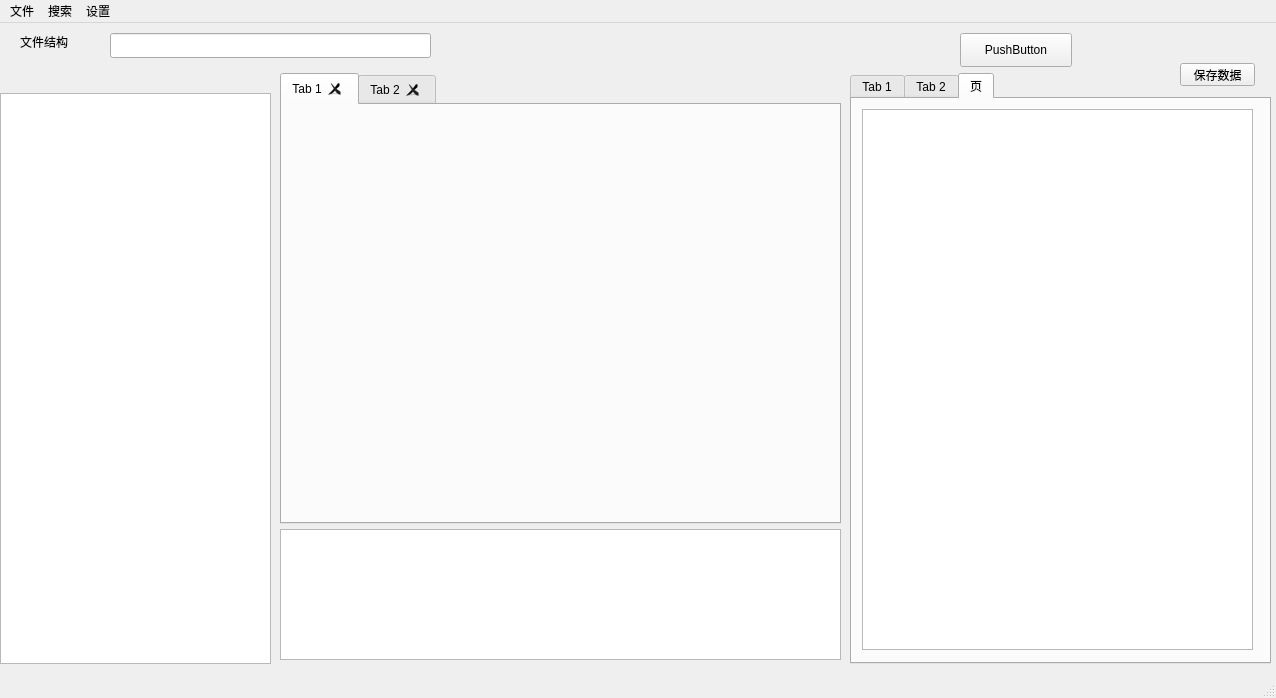
<?xml version="1.0" encoding="UTF-8"?>
<ui version="4.0">
 <class>MainWindow</class>
 <widget class="QMainWindow" name="MainWindow">
  <property name="geometry">
   <rect>
    <x>0</x>
    <y>0</y>
    <width>1276</width>
    <height>698</height>
   </rect>
  </property>
  <property name="windowTitle">
   <string>MainWindow</string>
  </property>
  <widget class="QWidget" name="centralwidget">
   <widget class="QTreeView" name="fileArch">
    <property name="geometry">
     <rect>
      <x>0</x>
      <y>70</y>
      <width>271</width>
      <height>571</height>
     </rect>
    </property>
   </widget>
   <widget class="QLabel" name="labelone">
    <property name="geometry">
     <rect>
      <x>20</x>
      <y>10</y>
      <width>81</width>
      <height>18</height>
     </rect>
    </property>
    <property name="text">
     <string>文件结构</string>
    </property>
   </widget>
   <widget class="QLineEdit" name="lineEditCode">
    <property name="geometry">
     <rect>
      <x>110</x>
      <y>10</y>
      <width>321</width>
      <height>25</height>
     </rect>
    </property>
   </widget>
   <widget class="QPushButton" name="insertButton">
    <property name="geometry">
     <rect>
      <x>960</x>
      <y>10</y>
      <width>112</width>
      <height>34</height>
     </rect>
    </property>
    <property name="text">
     <string>PushButton</string>
    </property>
   </widget>
   <widget class="QTabWidget" name="tabWidget">
    <property name="geometry">
     <rect>
      <x>280</x>
      <y>50</y>
      <width>561</width>
      <height>451</height>
     </rect>
    </property>
    <property name="currentIndex">
     <number>0</number>
    </property>
    <property name="tabsClosable">
     <bool>true</bool>
    </property>
    <widget class="QWidget" name="tab">
     <attribute name="title">
      <string>Tab 1</string>
     </attribute>
    </widget>
    <widget class="QWidget" name="tab_2">
     <attribute name="title">
      <string>Tab 2</string>
     </attribute>
    </widget>
   </widget>
   <widget class="QPlainTextEdit" name="plainTextEdit">
    <property name="geometry">
     <rect>
      <x>280</x>
      <y>506</y>
      <width>561</width>
      <height>131</height>
     </rect>
    </property>
   </widget>
   <widget class="QTabWidget" name="tabWidget_2">
    <property name="geometry">
     <rect>
      <x>850</x>
      <y>50</y>
      <width>421</width>
      <height>591</height>
     </rect>
    </property>
    <property name="currentIndex">
     <number>2</number>
    </property>
    <widget class="QWidget" name="tab_3">
     <attribute name="title">
      <string>Tab 1</string>
     </attribute>
     <widget class="QTreeView" name="treeView">
      <property name="geometry">
       <rect>
        <x>5</x>
        <y>10</y>
        <width>411</width>
        <height>541</height>
       </rect>
      </property>
     </widget>
    </widget>
    <widget class="QWidget" name="tab_4">
     <attribute name="title">
      <string>Tab 2</string>
     </attribute>
     <widget class="QTableWidget" name="tableWidget">
      <property name="geometry">
       <rect>
        <x>5</x>
        <y>11</y>
        <width>391</width>
        <height>541</height>
       </rect>
      </property>
     </widget>
    </widget>
    <widget class="QWidget" name="tab_5">
     <attribute name="title">
      <string>页</string>
     </attribute>
     <widget class="QPlainTextEdit" name="plainTextEdit_2">
      <property name="geometry">
       <rect>
        <x>10</x>
        <y>10</y>
        <width>391</width>
        <height>541</height>
       </rect>
      </property>
      <property name="plainText">
       <string/>
      </property>
     </widget>
    </widget>
   </widget>
   <widget class="QPushButton" name="savedata">
    <property name="geometry">
     <rect>
      <x>1180</x>
      <y>40</y>
      <width>75</width>
      <height>23</height>
     </rect>
    </property>
    <property name="text">
     <string>保存数据</string>
    </property>
   </widget>
  </widget>
  <widget class="QMenuBar" name="menubar">
   <property name="geometry">
    <rect>
     <x>0</x>
     <y>0</y>
     <width>1276</width>
     <height>23</height>
    </rect>
   </property>
   <widget class="QMenu" name="FileMenu">
    <property name="title">
     <string>文件</string>
    </property>
    <addaction name="openAction"/>
   </widget>
   <widget class="QMenu" name="SearchMenu">
    <property name="title">
     <string>搜索</string>
    </property>
   </widget>
   <widget class="QMenu" name="menu">
    <property name="title">
     <string>设置</string>
    </property>
    <addaction name="action_2"/>
   </widget>
   <addaction name="FileMenu"/>
   <addaction name="SearchMenu"/>
   <addaction name="menu"/>
  </widget>
  <widget class="QStatusBar" name="statusbar"/>
  <action name="openAction">
   <property name="text">
    <string>打开</string>
   </property>
  </action>
  <action name="searchAction">
   <property name="text">
    <string>局部搜索</string>
   </property>
  </action>
  <action name="action">
   <property name="text">
    <string>局部搜索
</string>
   </property>
  </action>
  <action name="action_2">
   <property name="text">
    <string>风险库管理</string>
   </property>
  </action>
 </widget>
 <resources/>
 <connections/>
</ui>
